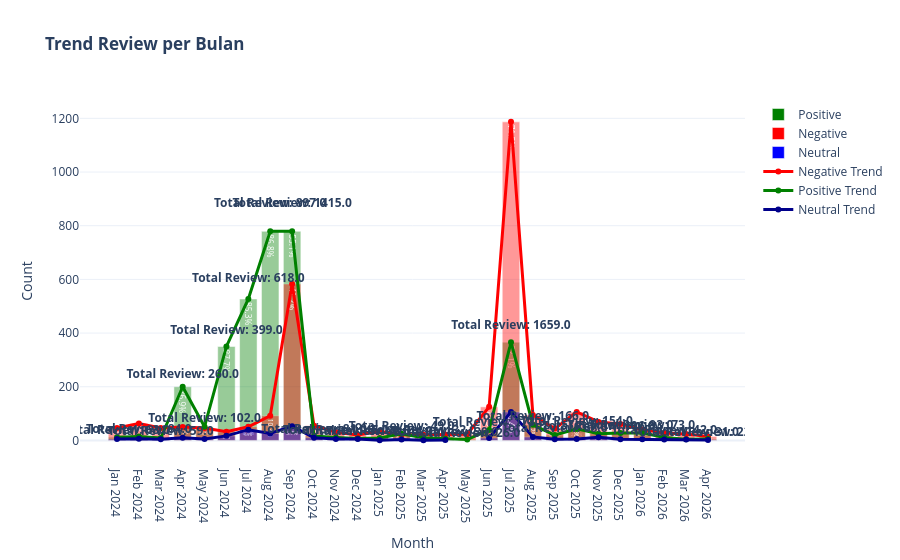

The notebook cell this image was saved under:
### Code cell
import pandas as pd
import plotly.graph_objects as go


# ===== PREP DATA =====
trend.index = pd.to_datetime(trend.index)
trend["month"] = trend.index.strftime("%b")
trend["month_year"] = trend.index.strftime("%b %Y")

trend["total"] = trend[["positive", "neutral", "negative"]].sum(axis=1)

trend_pct = trend[["positive", "neutral", "negative"]].div(trend["total"], axis=0) * 100


# ===== BUILD FIGURE =====
fig = go.Figure()

color = px.colors.qualitative.Plotly
colors = {
    "negative": "red",
    "positive": "green",
    "neutral": "blue"
}
# 🔹 GROUPED BARS (VISIBLE)
for s in ["positive", "negative", "neutral"]:
    fig.add_bar(
        x=trend["month_year"],
        y=trend[s],
        name=s.capitalize(),
        marker=dict(color=colors[s], opacity=0.4),

        text=[f"{v:.1f}%" for v in trend_pct[s]],

        textposition="inside",

        textfont=dict(size=13, color="white")
    )

line_colors = {"negative": "red", "positive": "green", "neutral": "darkblue"}


for s in ["negative", "positive", "neutral"]:
    fig.add_scatter(
        x=trend["month_year"],
        y=trend[s],
        mode="lines+markers",
        name=f"{s.capitalize()} Trend",
        line=dict(color=line_colors[s], width=3)
    )


# 🔥 TOTAL (FIXED POSITION)
fig.add_scatter(
    x=trend["month_year"],
    y=trend["positive"] * 1.1,
    mode="text",
    text=[f"<b>Total Review: {v}</b>" for v in trend["total"]],
    textposition="top center",
    showlegend=False
)

# ===== LAYOUT =====
fig.update_layout(
    barmode="overlay",  # 👈 FIXED
    title="<b>Trend Review per Bulan</b>",
    xaxis_title="Month",
    yaxis_title="Count",
    template="plotly_white"
)

fig.show()

### Figure 1 — Plotly figure (JSON) as saved in the notebook; plotly's stock layout.template omitted (floating-point values rounded to 4 significant figures)
{"data": [{"marker": {"color": "green", "opacity": 0.4}, "name": "Positive", "text": ["19.0%", "17.9%", "15.3%", "76.9%", "50.0%", "87.7%", "85.3%", "86.8%", "55.1%", "19.8%", "23.9%", "21.9%", "20.5%", "51.0%", "31.2%", "20.0%", "11.5%", "22.5%", "22.1%", "34.9%", "29.4%", "27.9%", "23.6%", "30.1%", "38.4%", "26.2%", "12.9%", "22.7%"], "textfont": {"color": "white", "size": 13}, "textposition": "inside", "type": "bar", "x": ["Jan 2024", "Feb 2024", "Mar 2024", "Apr 2024", "May 2024", "Jun 2024", "Jul 2024", "Aug 2024", "Sep 2024", "Oct 2024", "Nov 2024", "Dec 2024", "Jan 2025", "Feb 2025", "Mar 2025", "Apr 2025", "May 2025", "Jun 2025", "Jul 2025", "Aug 2025", "Sep 2025", "Oct 2025", "Nov 2025", "Dec 2025", "Jan 2026", "Feb 2026", "Mar 2026", "Apr 2026"], "y": [12.0, 15.0, 9.0, 200.0, 51.0, 350.0, 527.0, 779.0, 779.0, 16.0, 11.0, 7.0, 9.0, 25.0, 10.0, 6.0, 3.0, 39.0, 366.0, 58.0, 20.0, 43.0, 25.0, 28.0, 28.0, 11.0, 4.0, 5.0]}, {"marker": {"color": "red", "opacity": 0.4}, "name": "Negative", "text": ["73.0%", "75.0%", "78.0%", "19.2%", "45.1%", "8.0%", "8.3%", "10.3%", "41.2%", "67.9%", "65.2%", "62.5%", "77.3%", "42.9%", "65.6%", "73.3%", "88.5%", "72.3%", "71.5%", "57.2%", "64.7%", "68.8%", "65.1%", "65.6%", "56.2%", "66.7%", "77.4%", "68.2%"], "textfont": {"color": "white", "size": 13}, "textposition": "inside", "type": "bar", "x": ["Jan 2024", "Feb 2024", "Mar 2024", "Apr 2024", "May 2024", "Jun 2024", "Jul 2024", "Aug 2024", "Sep 2024", "Oct 2024", "Nov 2024", "Dec 2024", "Jan 2025", "Feb 2025", "Mar 2025", "Apr 2025", "May 2025", "Jun 2025", "Jul 2025", "Aug 2025", "Sep 2025", "Oct 2025", "Nov 2025", "Dec 2025", "Jan 2026", "Feb 2026", "Mar 2026", "Apr 2026"], "y": [46.0, 63.0, 46.0, 50.0, 46.0, 32.0, 51.0, 92.0, 583.0, 55.0, 30.0, 20.0, 34.0, 21.0, 21.0, 22.0, 23.0, 125.0, 1187.0, 95.0, 44.0, 106.0, 69.0, 61.0, 41.0, 28.0, 24.0, 15.0]}, {"marker": {"color": "blue", "opacity": 0.4}, "name": "Neutral", "text": ["7.9%", "7.1%", "6.8%", "3.8%", "4.9%", "4.3%", "6.5%", "2.9%", "3.7%", "12.3%", "10.9%", "15.6%", "2.3%", "6.1%", "3.1%", "6.7%", "nan%", "5.2%", "6.4%", "7.8%", "5.9%", "3.2%", "11.3%", "4.3%", "5.5%", "7.1%", "9.7%", "9.1%"], "textfont": {"color": "white", "size": 13}, "textposition": "inside", "type": "bar", "x": ["Jan 2024", "Feb 2024", "Mar 2024", "Apr 2024", "May 2024", "Jun 2024", "Jul 2024", "Aug 2024", "Sep 2024", "Oct 2024", "Nov 2024", "Dec 2024", "Jan 2025", "Feb 2025", "Mar 2025", "Apr 2025", "May 2025", "Jun 2025", "Jul 2025", "Aug 2025", "Sep 2025", "Oct 2025", "Nov 2025", "Dec 2025", "Jan 2026", "Feb 2026", "Mar 2026", "Apr 2026"], "y": [5.0, 6.0, 4.0, 10.0, 5.0, 17.0, 40.0, 26.0, 53.0, 10.0, 5.0, 5.0, 1.0, 3.0, 1.0, 2.0, NaN, 9.0, 106.0, 13.0, 4.0, 5.0, 12.0, 4.0, 4.0, 3.0, 3.0, 2.0]}, {"line": {"color": "red", "width": 3}, "mode": "lines+markers", "name": "Negative Trend", "type": "scatter", "x": ["Jan 2024", "Feb 2024", "Mar 2024", "Apr 2024", "May 2024", "Jun 2024", "Jul 2024", "Aug 2024", "Sep 2024", "Oct 2024", "Nov 2024", "Dec 2024", "Jan 2025", "Feb 2025", "Mar 2025", "Apr 2025", "May 2025", "Jun 2025", "Jul 2025", "Aug 2025", "Sep 2025", "Oct 2025", "Nov 2025", "Dec 2025", "Jan 2026", "Feb 2026", "Mar 2026", "Apr 2026"], "y": [46.0, 63.0, 46.0, 50.0, 46.0, 32.0, 51.0, 92.0, 583.0, 55.0, 30.0, 20.0, 34.0, 21.0, 21.0, 22.0, 23.0, 125.0, 1187.0, 95.0, 44.0, 106.0, 69.0, 61.0, 41.0, 28.0, 24.0, 15.0]}, {"line": {"color": "green", "width": 3}, "mode": "lines+markers", "name": "Positive Trend", "type": "scatter", "x": ["Jan 2024", "Feb 2024", "Mar 2024", "Apr 2024", "May 2024", "Jun 2024", "Jul 2024", "Aug 2024", "Sep 2024", "Oct 2024", "Nov 2024", "Dec 2024", "Jan 2025", "Feb 2025", "Mar 2025", "Apr 2025", "May 2025", "Jun 2025", "Jul 2025", "Aug 2025", "Sep 2025", "Oct 2025", "Nov 2025", "Dec 2025", "Jan 2026", "Feb 2026", "Mar 2026", "Apr 2026"], "y": [12.0, 15.0, 9.0, 200.0, 51.0, 350.0, 527.0, 779.0, 779.0, 16.0, 11.0, 7.0, 9.0, 25.0, 10.0, 6.0, 3.0, 39.0, 366.0, 58.0, 20.0, 43.0, 25.0, 28.0, 28.0, 11.0, 4.0, 5.0]}, {"line": {"color": "darkblue", "width": 3}, "mode": "lines+markers", "name": "Neutral Trend", "type": "scatter", "x": ["Jan 2024", "Feb 2024", "Mar 2024", "Apr 2024", "May 2024", "Jun 2024", "Jul 2024", "Aug 2024", "Sep 2024", "Oct 2024", "Nov 2024", "Dec 2024", "Jan 2025", "Feb 2025", "Mar 2025", "Apr 2025", "May 2025", "Jun 2025", "Jul 2025", "Aug 2025", "Sep 2025", "Oct 2025", "Nov 2025", "Dec 2025", "Jan 2026", "Feb 2026", "Mar 2026", "Apr 2026"], "y": [5.0, 6.0, 4.0, 10.0, 5.0, 17.0, 40.0, 26.0, 53.0, 10.0, 5.0, 5.0, 1.0, 3.0, 1.0, 2.0, NaN, 9.0, 106.0, 13.0, 4.0, 5.0, 12.0, 4.0, 4.0, 3.0, 3.0, 2.0]}, {"mode": "text", "showlegend": false, "text": ["<b>Total Review: 63.0</b>", "<b>Total Review: 84.0</b>", "<b>Total Review: 59.0</b>", "<b>Total Review: 260.0</b>", "<b>Total Review: 102.0</b>", "<b>Total Review: 399.0</b>", "<b>Total Review: 618.0</b>", "<b>Total Review: 897.0</b>", "<b>Total Review: 1415.0</b>", "<b>Total Review: 81.0</b>", "<b>Total Review: 46.0</b>", "<b>Total Review: 32.0</b>", "<b>Total Review: 44.0</b>", "<b>Total Review: 49.0</b>", "<b>Total Review: 32.0</b>", "<b>Total Review: 30.0</b>", "<b>Total Review: 26.0</b>", "<b>Total Review: 173.0</b>", "<b>Total Review: 1659.0</b>", "<b>Total Review: 166.0</b>", "<b>Total Review: 68.0</b>", "<b>Total Review: 154.0</b>", "<b>Total Review: 106.0</b>", "<b>Total Review: 93.0</b>", "<b>Total Review: 73.0</b>", "<b>Total Review: 42.0</b>", "<b>Total Review: 31.0</b>", "<b>Total Review: 22.0</b>"], "textposition": "top center", "type": "scatter", "x": ["Jan 2024", "Feb 2024", "Mar 2024", "Apr 2024", "May 2024", "Jun 2024", "Jul 2024", "Aug 2024", "Sep 2024", "Oct 2024", "Nov 2024", "Dec 2024", "Jan 2025", "Feb 2025", "Mar 2025", "Apr 2025", "May 2025", "Jun 2025", "Jul 2025", "Aug 2025", "Sep 2025", "Oct 2025", "Nov 2025", "Dec 2025", "Jan 2026", "Feb 2026", "Mar 2026", "Apr 2026"], "y": [13.2, 16.5, 9.9, 220.0, 56.1, 385.0, 579.7, 856.9, 856.9, 17.6, 12.1, 7.7, 9.9, 27.5, 11.0, 6.6, 3.3, 42.9, 402.6, 63.8, 22.0, 47.3, 27.5, 30.8, 30.8, 12.1, 4.4, 5.5]}], "layout": {"barmode": "overlay", "title": {"text": "<b>Trend Review per Bulan</b>"}, "xaxis": {"title": {"text": "Month"}}, "yaxis": {"title": {"text": "Count"}}}}
